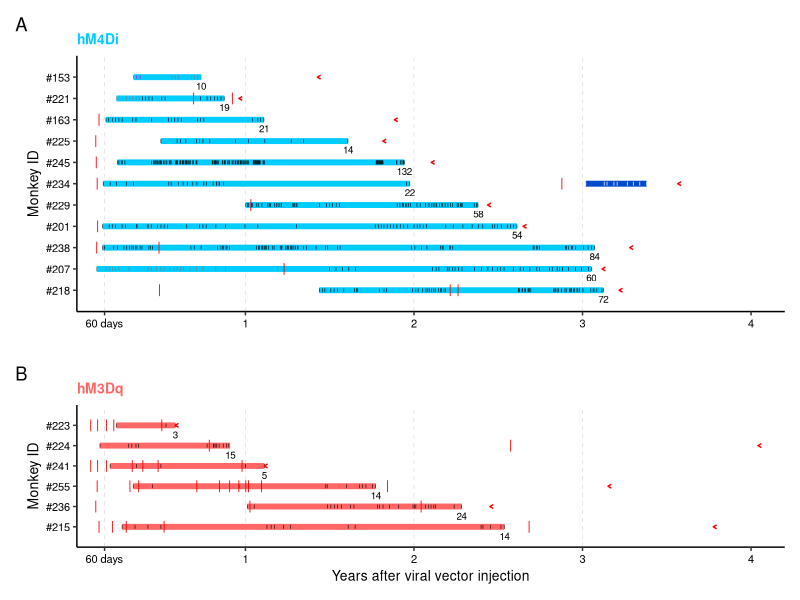

Write R code to recreate this figure.
library(tidyverse)
library(patchwork)
library(ggrepel)
library(openxlsx)

rm(list=ls())

#-#-#-#-#-#-#
# variables #
#-#-#-#-#-#-#
M3color="#FF6666"
M4color="#00CCFF"
M4negative="#004ACC"
linesize=2
g_start =0
g_end=1600
g_seq=365
d60=60/365
tickcolor="#666666"
acticolor="black"
petcolor="red"
perfcolor="red"
behavcolor="black"
fdgcolor="black"
ext234="#FFFFFF"

sortid=c("#215","#236","#255","#241","#224","#223",
         "#218","#207","#238","#201","#229","#234","#245","#225","#163","#221","#153")
sortid1=c("215R","236J","255C","241J","224J","223C",
          "229R","234J","245J","225J","163R","221J","153R","201R","207R","218J","238J")

#-#-#-#-#-#-#-#
# data import #
#-#-#-#-#-#-#-#
df = read.csv("modulation_effect_revise.csv") %>%
  pivot_longer(cols=c(start.y,end.y),names_to = "StartEnd",values_to = "year") %>%
  mutate(moid=factor(moid,levels=sortid))

#data frame of positive results
dfp = df %>%
  dplyr::filter(effect=="positive")

#data frame of 234 negative results
dfn = df %>%
  dplyr::filter(effect=="negative")

#functional assessments
petdate=read.csv(file="df_petdate.csv")      #dcz-pet
behavdate=read.csv(file="df_behavdate.csv")  #behavior
fdgdate=read.csv(file="df_fdgdate.csv")      #fdg-pet
histdate=read.csv(file="df_histdate.csv")    #perfusion

#data of activation timing except for #229 and #215
m3activation=read.csv(file="activation.csv") %>%
  dplyr::filter(activation==1&dreadd=="hM3Dq")

m4activation=read.csv(file="activation.csv") %>%
  dplyr::filter(activation==1&dreadd=="hM4Di")%>%
  dplyr::filter(!(id=="234J"&years>3))

ext234activation=read.csv(file="activation.csv") %>%
  dplyr::filter(activation==1&id=="234J"&years>3)

#-#-#-#-#-#-#-#-#-#
# plot for hM3Dq  #
#-#-#-#-#-#-#-#-#-#
gM3 <- ggplot(subset(dfp,dreadd=="hM3Dq"), mapping=aes(x=moid,y=year))+
  geom_hline(yintercept = c(d60,seq(0,3,1)),linewidth=0.25,linetype="dashed",color="#DDDDDD")+
  geom_line(mapping=aes(group=group),linewidth=linesize,color=M3color)+
  geom_text(
    data=subset(subset(dfp,dreadd=="hM3Dq"),StartEnd=="end.y"),
    aes(x=moid,y=year,label=activation),size=2.5,
    position=position_nudge(x=-0.45,y=0)
  )+
  #activation
  geom_segment(data=m3activation,
               aes(x=moid,y=years,xend=moid,yend=years),
               arrow=arrow(angle=90,length=unit(0.5,'mm')),
               lwd=0.2,color=acticolor)+
  #DCZ-PET timing, red ticks
  geom_segment(data=subset(petdate,dreadd=="hM3Dq"),
               aes(x=moid,y=years,xend=moid,yend=years),
               arrow=arrow(angle=90,length=unit(1.5,'mm')),
               lwd=0.3,color=petcolor)+
  #perfusion timing, red arrow heads
  geom_segment(data=subset(histdate,dreadd=="hM3Dq"),
               aes(x=moid,y=years,xend=moid,yend=years),
               arrow=arrow(angle=30,length=unit(1,'mm')),
               lwd=0.5,color=perfcolor)+
  #behavior timing, black ticks
  geom_segment(data=subset(behavdate,dreadd=="hM3Dq"),
               aes(x=moid,y=years,xend=moid,yend=years),
               arrow=arrow(angle=90,length=unit(0.5,'mm')),
               lwd=0.2,color=behavcolor)+
  #FDG-PET timing, black ticks
  geom_segment(data=subset(fdgdate,dreadd=="hM3Dq"),
               aes(x=moid,y=years,xend=moid,yend=years),
               arrow=arrow(angle=90,length=unit(0.5,'mm')),
               lwd=0.2,color=fdgcolor)+
  #theme settings
  theme_classic()+
  theme(strip.background = element_blank(),
        strip.text = element_text(size=8),
        legend.position = "none",
        plot.title = element_text(color=M3color,face="bold",size=10),
        panel.grid.major = element_blank(),
        panel.grid.minor = element_blank(),
        panel.background = element_blank(),
        axis.text=element_text(size=8,color="black"),
        axis.title=element_text(size=10))+
  labs(title="hM3Dq",
       y="Years after viral vector injection",
       x="Monkey ID",
       color="DREADD")+
  #axis settings
  scale_x_discrete(expand=c(0,1))+
  scale_y_continuous(breaks=c(d60,seq(1,5,1)),limits=c(0,4.2),expand=c(0,0),labels = c("60 days",seq(1,5,1)))+
  coord_flip()

#-#-#-#-#-#-#-#-#-#
# plot for hM4Di  #
#-#-#-#-#-#-#-#-#-#
gM4 <- ggplot(subset(dfp,dreadd=="hM4Di"), mapping=aes(x=moid,y=year))+
  geom_hline(yintercept = c(d60,seq(0,3,1)),linewidth=0.25,linetype="dashed",color="#DDDDDD")+
  geom_line(mapping=aes(group=group),linewidth=linesize,color=M4color)+
  geom_line(data=dfn,mapping=aes(x=moid,y=year),color=M4negative,linewidth=linesize)+
  geom_text(
    data=subset(subset(dfp,dreadd=="hM4Di"),StartEnd=="end.y"),
    aes(x=moid,y=year,label=activation),,size=2.5,
    position=position_nudge(x=-0.4,y=0)
  )+
  #activation (without #234 extinguish)
  geom_segment(data=m4activation,
               aes(x=moid,y=years,xend=moid,yend=years,color=compound),
               arrow=arrow(angle=90,length=unit(0.5,'mm')),
               lwd=0.2)+
  #activation (#234 extinguish)
  geom_segment(data=ext234activation,
               aes(x=moid,y=years,xend=moid,yend=years),
               arrow=arrow(angle=90,length=unit(0.5,'mm')),
               lwd=0.25,color=ext234)+
  #DCZ-PET timing
  geom_segment(data=subset(petdate,dreadd=="hM4Di"),
               aes(x=moid,y=years,xend=moid,yend=years),
               arrow=arrow(angle=90,length=unit(1.5,'mm')),
               lwd=0.3,color=petcolor)+
  #perfusion timing
  geom_segment(data=subset(histdate,dreadd=="hM4Di"),
               aes(x=moid,y=years,xend=moid,yend=years),
               arrow=arrow(angle=30,length=unit(1,'mm')),
               lwd=0.5,color=perfcolor)+
  #FDG-PET timing
  geom_segment(data=subset(fdgdate,dreadd=="hM4Di"),
               aes(x=moid,y=years,xend=moid,yend=years),
               arrow=arrow(angle=90,length=unit(0.5,'mm')),
               lwd=0.2,color=fdgcolor)+
  #behavior timing
  geom_segment(data=subset(behavdate,dreadd=="hM4Di"),
               aes(x=moid,y=years,xend=moid,yend=years),
               arrow=arrow(angle=90,length=unit(0.5,'mm')),
               lwd=0.2,color=behavcolor)+
  scale_color_manual(values=c("#DD00DD","#777777","black"))+
  #theme settings
  theme_classic()+
  theme(strip.background = element_blank(),
        strip.text = element_text(size=8),
        legend.position = "none",
        plot.title = element_text(color=M4color,face="bold",size=10),
        panel.grid.major = element_blank(),
        panel.grid.minor = element_blank(),
        panel.background = element_blank(),
        axis.text=element_text(size=8,color="black"),
        axis.title=element_text(size=10))+
  labs(title="hM4Di",
       y="",
       x="Monkey ID",
       color="DREADD")+
  #axis settings
  scale_x_discrete(expand=c(0,1))+
  scale_y_continuous(breaks=c(d60,seq(1,5,1)),limits=c(0,4.2),expand=c(0,0),labels = c("60 days",seq(1,5,1)))+
  coord_flip()

#figure layout
p=gM4/gM3+plot_layout(height=c(9,5))+plot_annotation(tag_levels = "A")
p

#end of note